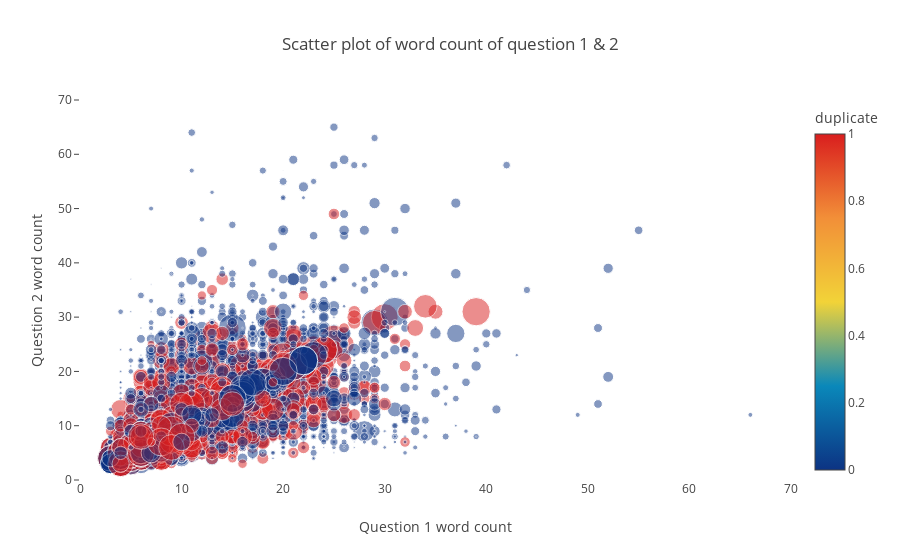

Here is the notebook cell this chart was saved with:
### Code cell
df_subsampled = df_train[0:10000]

trace = go.Scatter(
    y = df_subsampled['q2_n_words'].values,
    x = df_subsampled['q1_n_words'].values,
    mode='markers',
    marker=dict(
        size= df_subsampled['word_share'].values * 60,
        color = df_subsampled['is_duplicate'].values,
        colorscale='Portland',
        showscale=True,
        opacity=0.5,
        colorbar = dict(title = 'duplicate')
    ),
    text = np.round(df_subsampled['word_share'].values, decimals=2)
)
data = [trace]

layout= go.Layout(
    autosize= True,
    title= 'Scatter plot of word count of question 1 & 2',
    hovermode= 'closest',
        xaxis=dict(
        title= 'Question 1 word count',
        showgrid=False,
        zeroline=False,
        showline=False,
        range=[0,70]
    ),
    yaxis=dict(
        title= 'Question 2 word count',
        ticklen= 5,
        gridwidth= 2,
        showgrid=False,
        zeroline=False,
        showline=False,
        range=[0,70]
    ),
    showlegend= False
)
fig = go.Figure(data=data, layout=layout)
py.iplot(fig,filename='scatterWords')

### Figure 1 — Plotly figure (JSON) as saved in the notebook; plotly's stock layout.template omitted (floating-point values rounded to 4 significant figures; data arrays with more than 128 entries replaced by an {"elided": "..."} marker saying what was removed)
{"data": [{"marker": {"color": {"elided": "10000 int values"}, "colorbar": {"title": "duplicate"}, "colorscale": "Portland", "opacity": 0.5, "showscale": true, "size": {"elided": "10000 float values"}}, "mode": "markers", "text": {"elided": "10000 float values"}, "type": "scatter", "x": {"elided": "10000 int values"}, "y": {"elided": "10000 int values"}}], "layout": {"autosize": true, "hovermode": "closest", "showlegend": false, "title": "Scatter plot of word count of question 1 & 2", "xaxis": {"range": [0, 70], "showgrid": false, "showline": false, "title": "Question 1 word count", "zeroline": false}, "yaxis": {"gridwidth": 2, "range": [0, 70], "showgrid": false, "showline": false, "ticklen": 5, "title": "Question 2 word count", "zeroline": false}}}
